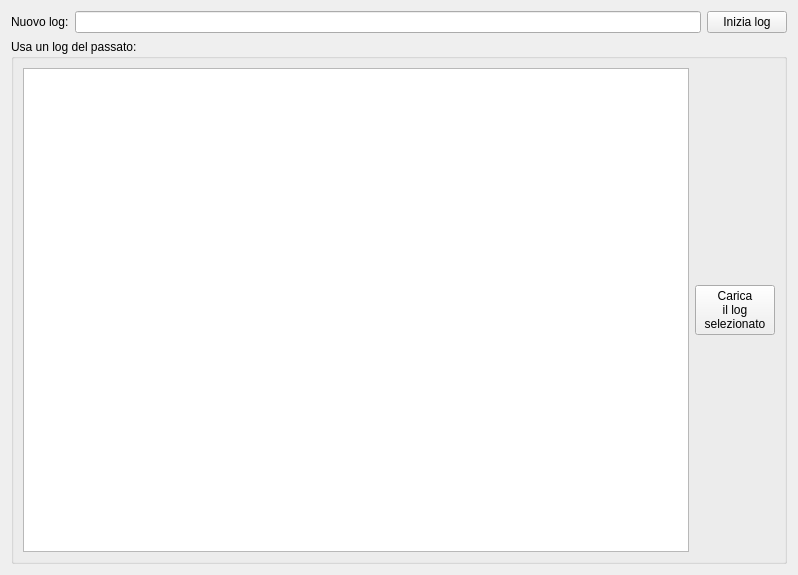
<?xml version="1.0" encoding="UTF-8"?>
<ui version="4.0">
 <class>NuovoLog</class>
 <widget class="QWidget" name="NuovoLog">
  <property name="geometry">
   <rect>
    <x>0</x>
    <y>0</y>
    <width>798</width>
    <height>575</height>
   </rect>
  </property>
  <property name="windowTitle">
   <string>Inizia log</string>
  </property>
  <layout class="QGridLayout" name="gridLayout_2">
   <item row="0" column="0">
    <layout class="QHBoxLayout" name="horizontalLayout">
     <item>
      <widget class="QLabel" name="label">
       <property name="text">
        <string>Nuovo log:</string>
       </property>
      </widget>
     </item>
     <item>
      <widget class="QLineEdit" name="nomeLog"/>
     </item>
     <item>
      <widget class="QPushButton" name="nomeLogOK">
       <property name="text">
        <string>Inizia log</string>
       </property>
      </widget>
     </item>
    </layout>
   </item>
   <item row="1" column="0">
    <widget class="QGroupBox" name="groupBox">
     <property name="title">
      <string>Usa un log del passato:</string>
     </property>
     <layout class="QGridLayout" name="gridLayout">
      <item row="0" column="0">
       <layout class="QHBoxLayout" name="horizontalLayout_2">
        <item>
         <widget class="QTableWidget" name="logPassato">
          <property name="editTriggers">
           <set>QAbstractItemView::EditTrigger::NoEditTriggers</set>
          </property>
          <property name="selectionMode">
           <enum>QAbstractItemView::SelectionMode::SingleSelection</enum>
          </property>
          <property name="selectionBehavior">
           <enum>QAbstractItemView::SelectionBehavior::SelectRows</enum>
          </property>
         </widget>
        </item>
        <item>
         <widget class="QPushButton" name="logPassatoOK">
          <property name="text">
           <string>Carica
il log
selezionato</string>
          </property>
         </widget>
        </item>
       </layout>
      </item>
     </layout>
    </widget>
   </item>
  </layout>
 </widget>
 <resources/>
 <connections/>
</ui>
